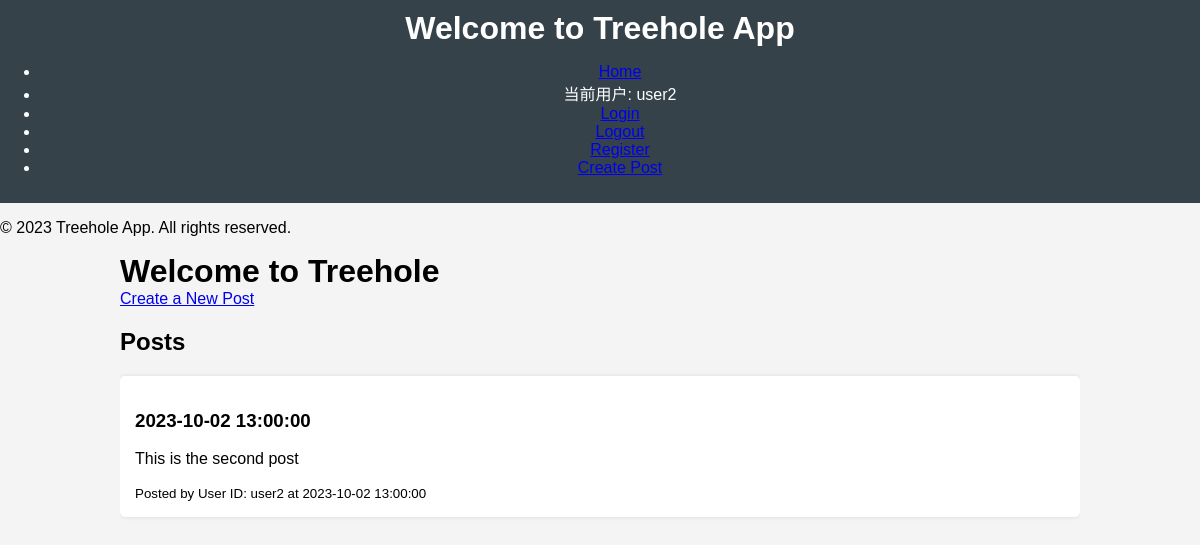
The page / (signed in) on the database its author committed.
### tables this page shows
CREATE TABLE post(
        id TEXT PRIMARY KEY,
        time TEXT,
        content TEXT,
        uid TEXT REFERENCES user(id) ON UPDATE CASCADE
    );

### src/routes.py (the view)
@routes.route('/')
def index():
    user_id = session.get('user_id', 'public')
    if user_id == 'public':
        flash('You are viewing as a public user.', 'info')
        posts = db.post_of_all()  # Fetch posts for public users
    else:
        posts = db.post_of_user(user_id)  # Replace 'user_id' with actual user ID logic
    return render_template('index.html', posts=posts)

### src/database.py (called while the page is built)
    def connect(self):
        if 'db' not in g:
            g.db = sqlite3.connect(self.db_name)
            g.db.execute("PRAGMA foreign_keys = 1")
        return g.db

    def post_of_user(self, user_id):
        db = self.connect()
        cursor = db.cursor()
        cursor.execute('SELECT * FROM post WHERE uid = ?', (user_id,))
        return cursor.fetchall()

### src/templates/index.html (shortened to what this page needs)
<!DOCTYPE html>
<html lang="en">
<head>
    <link rel="stylesheet" href="{{ url_for('static', filename='style.css') }}">
</head>
<body>
    {% include 'base.html' %}
    <div class="container">
        <h1>Welcome to Treehole</h1>
        <a href="{{ url_for('routes.create_post') }}">Create a New Post</a>
        <h2>Posts</h2>
        <div id="posts">
            {% for post in posts %}
                <div class="post">
                    <h3>{{ post[1] }}</h3>
                    <p>{{ post[2] }}</p>
                    <small>Posted by User ID: {{ post[3] }} at {{ post[1] }}</small>
                </div>
            {% else %}
                <p>No posts available.</p>
            {% endfor %}
        </div>
    </div>
</body>
</html>

### src/templates/base.html (shortened to what this page needs)
<!DOCTYPE html>
<html lang="en">
<head>
    <link rel="stylesheet" href="{{ url_for('static', filename='style.css') }}">
</head>
<body>
    <header>
        <h1>Welcome to Treehole App</h1>
        <nav>
            <ul>
                <li><a href="{{ url_for('routes.index') }}">Home</a></li>
                <li><span>当前用户: {{ session.get('user_id') }}</span></li>
                <li><a href="{{ url_for('routes.login') }}">Login</a></li>
                <li><a href="{{ url_for('routes.logout') }}">Logout</a></li>
                <li><a href="{{ url_for('routes.register') }}">Register</a></li>
                <li><a href="{{ url_for('routes.create_post') }}">Create Post</a></li>
            </ul>
        </nav>
    </header>
    <footer>
        <p>&copy; 2023 Treehole App. All rights reserved.</p>
    </footer>
</body>
</html>

### src/static/style.css (style rules this page uses)
body { font-family: Arial, sans-serif; margin: 0; padding: 0; background-color: #f4f4f4; }
header { background: #35424a; color: #ffffff; padding: 10px 0; text-align: center; }
h1 { margin: 0; }
.container { width: 80%; margin: auto; overflow: hidden; }
.post { background: #ffffff; padding: 15px; margin: 10px 0; border-radius: 5px; box-shadow: 0 0 5px rgba(0, 0, 0, 0.1); }

### rows shown on the page
post: get "user2", time "2023-10-02 13:00:00", content "This is the second post", uid "user2"
